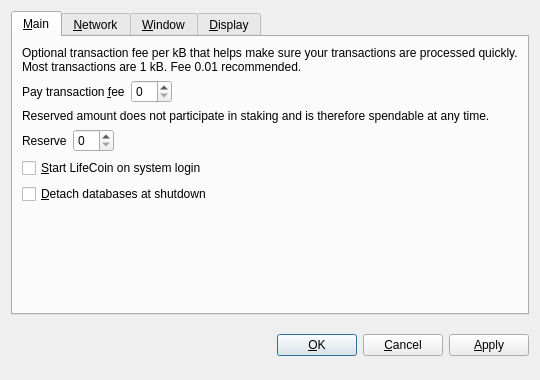
<?xml version="1.0" encoding="UTF-8"?>
<ui version="4.0">
 <class>OptionsDialog</class>
 <widget class="QDialog" name="OptionsDialog">
  <property name="geometry">
   <rect>
    <x>0</x>
    <y>0</y>
    <width>540</width>
    <height>380</height>
   </rect>
  </property>
  <property name="windowTitle">
   <string>Options</string>
  </property>
  <property name="modal">
   <bool>true</bool>
  </property>
  <layout class="QVBoxLayout" name="verticalLayout">
   <item>
    <widget class="QTabWidget" name="tabWidget">
     <property name="tabPosition">
      <enum>QTabWidget::North</enum>
     </property>
     <property name="currentIndex">
      <number>0</number>
     </property>
     <widget class="QWidget" name="tabMain">
      <attribute name="title">
       <string>&amp;Main</string>
      </attribute>
      <layout class="QVBoxLayout" name="verticalLayout_Main">
       <item>
        <widget class="QLabel" name="transactionFeeInfoLabel">
         <property name="text">
          <string>Optional transaction fee per kB that helps make sure your transactions are processed quickly. Most transactions are 1 kB. Fee 0.01 recommended.</string>
         </property>
         <property name="textFormat">
          <enum>Qt::PlainText</enum>
         </property>
         <property name="wordWrap">
          <bool>true</bool>
         </property>
        </widget>
       </item>
       <item>
        <layout class="QHBoxLayout" name="horizontalLayoutFee">
         <item>
          <widget class="QLabel" name="transactionFeeLabel">
           <property name="text">
            <string>Pay transaction &amp;fee</string>
           </property>
           <property name="textFormat">
            <enum>Qt::PlainText</enum>
           </property>
           <property name="buddy">
            <cstring>transactionFee</cstring>
           </property>
          </widget>
         </item>
         <item>
          <widget class="BitcoinAmountField" name="transactionFee"/>
         </item>
         <item>
          <spacer name="horizontalSpacerFee">
           <property name="orientation">
            <enum>Qt::Horizontal</enum>
           </property>
           <property name="sizeHint" stdset="0">
            <size>
             <width>40</width>
             <height>20</height>
            </size>
           </property>
          </spacer>
         </item>
        </layout>
       </item>
       <item>
        <widget class="QLabel" name="reserveBalanceInfoLabel">
         <property name="text">
          <string>Reserved amount does not participate in staking and is therefore spendable at any time.</string>
         </property>
         <property name="textFormat">
          <enum>Qt::PlainText</enum>
         </property>
         <property name="wordWrap">
          <bool>true</bool>
         </property>
        </widget>
       </item>
       <item>
        <layout class="QHBoxLayout" name="horizontalLayoutReserveBalance">
         <item>
          <widget class="QLabel" name="reserveBalanceLabel">
           <property name="text">
            <string>Reserve</string>
           </property>
           <property name="textFormat">
            <enum>Qt::PlainText</enum>
           </property>
           <property name="buddy">
            <cstring>reserveBalance</cstring>
           </property>
          </widget>
         </item>
         <item>
          <widget class="BitcoinAmountField" name="reserveBalance"/>
         </item>
         <item>
          <spacer name="horizontalSpacerReserveBalance">
           <property name="orientation">
            <enum>Qt::Horizontal</enum>
           </property>
           <property name="sizeHint" stdset="0">
            <size>
             <width>40</width>
             <height>20</height>
            </size>
           </property>
          </spacer>
         </item>
        </layout>
       </item>
       <item>
        <widget class="QCheckBox" name="bitcoinAtStartup">
         <property name="toolTip">
          <string>Automatically start LifeCoin after logging in to the system.</string>
         </property>
         <property name="text">
          <string>&amp;Start LifeCoin on system login</string>
         </property>
        </widget>
       </item>
       <item>
        <widget class="QCheckBox" name="detachDatabases">
         <property name="toolTip">
          <string>Detach block and address databases at shutdown. This means they can be moved to another data directory, but it slows down shutdown. The wallet is always detached.</string>
         </property>
         <property name="text">
          <string>&amp;Detach databases at shutdown</string>
         </property>
        </widget>
       </item>
       <item>
        <spacer name="verticalSpacer_Main">
         <property name="orientation">
          <enum>Qt::Vertical</enum>
         </property>
         <property name="sizeHint" stdset="0">
          <size>
           <width>20</width>
           <height>40</height>
          </size>
         </property>
        </spacer>
       </item>
      </layout>
     </widget>
     <widget class="QWidget" name="tabNetwork">
      <attribute name="title">
       <string>&amp;Network</string>
      </attribute>
      <layout class="QVBoxLayout" name="verticalLayout_Network">
       <item>
        <widget class="QCheckBox" name="mapPortUpnp">
         <property name="toolTip">
          <string>Automatically open the LifeCoin client port on the router. This only works when your router supports UPnP and it is enabled.</string>
         </property>
         <property name="text">
          <string>Map port using &amp;UPnP</string>
         </property>
        </widget>
       </item>
       <item>
        <widget class="QCheckBox" name="connectSocks">
         <property name="toolTip">
          <string>Connect to the LifeCoin network through a SOCKS proxy (e.g. when connecting through Tor).</string>
         </property>
         <property name="text">
          <string>&amp;Connect through SOCKS proxy:</string>
         </property>
        </widget>
       </item>
       <item>
        <layout class="QHBoxLayout" name="horizontalLayout_Network">
         <item>
          <widget class="QLabel" name="proxyIpLabel">
           <property name="text">
            <string>Proxy &amp;IP:</string>
           </property>
           <property name="textFormat">
            <enum>Qt::PlainText</enum>
           </property>
           <property name="buddy">
            <cstring>proxyIp</cstring>
           </property>
          </widget>
         </item>
         <item>
          <widget class="QValidatedLineEdit" name="proxyIp">
           <property name="maximumSize">
            <size>
             <width>140</width>
             <height>16777215</height>
            </size>
           </property>
           <property name="toolTip">
            <string>IP address of the proxy (e.g. 127.0.0.1)</string>
           </property>
          </widget>
         </item>
         <item>
          <widget class="QLabel" name="proxyPortLabel">
           <property name="text">
            <string>&amp;Port:</string>
           </property>
           <property name="textFormat">
            <enum>Qt::PlainText</enum>
           </property>
           <property name="buddy">
            <cstring>proxyPort</cstring>
           </property>
          </widget>
         </item>
         <item>
          <widget class="QLineEdit" name="proxyPort">
           <property name="maximumSize">
            <size>
             <width>55</width>
             <height>16777215</height>
            </size>
           </property>
           <property name="toolTip">
            <string>Port of the proxy (e.g. 9050)</string>
           </property>
          </widget>
         </item>
         <item>
          <widget class="QLabel" name="socksVersionLabel">
           <property name="text">
            <string>SOCKS &amp;Version:</string>
           </property>
           <property name="textFormat">
            <enum>Qt::PlainText</enum>
           </property>
           <property name="buddy">
            <cstring>socksVersion</cstring>
           </property>
          </widget>
         </item>
         <item>
          <widget class="QValueComboBox" name="socksVersion">
           <property name="toolTip">
            <string>SOCKS version of the proxy (e.g. 5)</string>
           </property>
          </widget>
         </item>
         <item>
          <spacer name="horizontalSpacer_Network">
           <property name="orientation">
            <enum>Qt::Horizontal</enum>
           </property>
           <property name="sizeHint" stdset="0">
            <size>
             <width>40</width>
             <height>20</height>
            </size>
           </property>
          </spacer>
         </item>
        </layout>
       </item>
       <item>
        <spacer name="verticalSpacer_Network">
         <property name="orientation">
          <enum>Qt::Vertical</enum>
         </property>
         <property name="sizeHint" stdset="0">
          <size>
           <width>20</width>
           <height>40</height>
          </size>
         </property>
        </spacer>
       </item>
      </layout>
     </widget>
     <widget class="QWidget" name="tabWindow">
      <attribute name="title">
       <string>&amp;Window</string>
      </attribute>
      <layout class="QVBoxLayout" name="verticalLayout_Window">
       <item>
        <widget class="QCheckBox" name="minimizeToTray">
         <property name="toolTip">
          <string>Show only a tray icon after minimizing the window.</string>
         </property>
         <property name="text">
          <string>&amp;Minimize to the tray instead of the taskbar</string>
         </property>
        </widget>
       </item>
       <item>
        <widget class="QCheckBox" name="minimizeOnClose">
         <property name="toolTip">
          <string>Minimize instead of exit the application when the window is closed. When this option is enabled, the application will be closed only after selecting Quit in the menu.</string>
         </property>
         <property name="text">
          <string>M&amp;inimize on close</string>
         </property>
        </widget>
       </item>
       <item>
        <spacer name="verticalSpacer_Window">
         <property name="orientation">
          <enum>Qt::Vertical</enum>
         </property>
         <property name="sizeHint" stdset="0">
          <size>
           <width>20</width>
           <height>40</height>
          </size>
         </property>
        </spacer>
       </item>
      </layout>
     </widget>
     <widget class="QWidget" name="tabDisplay">
      <attribute name="title">
       <string>&amp;Display</string>
      </attribute>
      <layout class="QVBoxLayout" name="verticalLayout_Display">
       <item>
        <layout class="QHBoxLayout" name="horizontalLayout_1_Display">
         <item>
          <widget class="QLabel" name="langLabel">
           <property name="text">
            <string>User Interface &amp;language:</string>
           </property>
           <property name="textFormat">
            <enum>Qt::PlainText</enum>
           </property>
           <property name="buddy">
            <cstring>lang</cstring>
           </property>
          </widget>
         </item>
         <item>
          <widget class="QValueComboBox" name="lang">
           <property name="toolTip">
            <string>The user interface language can be set here. This setting will take effect after restarting LifeCoin.</string>
           </property>
          </widget>
         </item>
        </layout>
       </item>
       <item>
        <layout class="QHBoxLayout" name="horizontalLayout_2_Display">
         <item>
          <widget class="QLabel" name="unitLabel">
           <property name="text">
            <string>&amp;Unit to show amounts in:</string>
           </property>
           <property name="textFormat">
            <enum>Qt::PlainText</enum>
           </property>
           <property name="buddy">
            <cstring>unit</cstring>
           </property>
          </widget>
         </item>
         <item>
          <widget class="QValueComboBox" name="unit">
           <property name="toolTip">
            <string>Choose the default subdivision unit to show in the interface and when sending coins.</string>
           </property>
          </widget>
         </item>
        </layout>
       </item>
       <item>
        <widget class="QCheckBox" name="displayAddresses">
         <property name="toolTip">
          <string>Whether to show LifeCoin addresses in the transaction list or not.</string>
         </property>
         <property name="text">
          <string>&amp;Display addresses in transaction list</string>
         </property>
        </widget>
       </item>
       <item>
        <widget class="QCheckBox" name="coinControlFeatures">
         <property name="toolTip">
          <string>Whether to show coin control features or not.</string>
         </property>
         <property name="text">
          <string>Display coin &amp;control features (experts only!)</string>
         </property>
        </widget>
       </item>
       <item>
        <spacer name="verticalSpacer_Display">
         <property name="orientation">
          <enum>Qt::Vertical</enum>
         </property>
         <property name="sizeHint" stdset="0">
          <size>
           <width>20</width>
           <height>40</height>
          </size>
         </property>
        </spacer>
       </item>
      </layout>
     </widget>
    </widget>
   </item>
   <item>
    <layout class="QHBoxLayout" name="horizontalLayout_Buttons">
     <item>
      <spacer name="horizontalSpacer_1">
       <property name="orientation">
        <enum>Qt::Horizontal</enum>
       </property>
       <property name="sizeHint" stdset="0">
        <size>
         <width>40</width>
         <height>48</height>
        </size>
       </property>
      </spacer>
     </item>
     <item>
      <widget class="QLabel" name="statusLabel">
       <property name="font">
        <font>
         <weight>75</weight>
         <bold>true</bold>
        </font>
       </property>
       <property name="text">
        <string/>
       </property>
       <property name="textFormat">
        <enum>Qt::PlainText</enum>
       </property>
       <property name="wordWrap">
        <bool>true</bool>
       </property>
      </widget>
     </item>
     <item>
      <spacer name="horizontalSpacer_2">
       <property name="orientation">
        <enum>Qt::Horizontal</enum>
       </property>
       <property name="sizeHint" stdset="0">
        <size>
         <width>40</width>
         <height>48</height>
        </size>
       </property>
      </spacer>
     </item>
     <item>
      <widget class="QPushButton" name="okButton">
       <property name="text">
        <string>&amp;OK</string>
       </property>
      </widget>
     </item>
     <item>
      <widget class="QPushButton" name="cancelButton">
       <property name="text">
        <string>&amp;Cancel</string>
       </property>
       <property name="autoDefault">
        <bool>false</bool>
       </property>
      </widget>
     </item>
     <item>
      <widget class="QPushButton" name="applyButton">
       <property name="text">
        <string>&amp;Apply</string>
       </property>
       <property name="autoDefault">
        <bool>false</bool>
       </property>
      </widget>
     </item>
    </layout>
   </item>
  </layout>
 </widget>
 <customwidgets>
  <customwidget>
   <class>BitcoinAmountField</class>
   <extends>QSpinBox</extends>
   <header>bitcoinamountfield.h</header>
  </customwidget>
  <customwidget>
   <class>QValueComboBox</class>
   <extends>QComboBox</extends>
   <header>qvaluecombobox.h</header>
  </customwidget>
  <customwidget>
   <class>QValidatedLineEdit</class>
   <extends>QLineEdit</extends>
   <header>qvalidatedlineedit.h</header>
  </customwidget>
 </customwidgets>
 <resources/>
 <connections/>
</ui>
